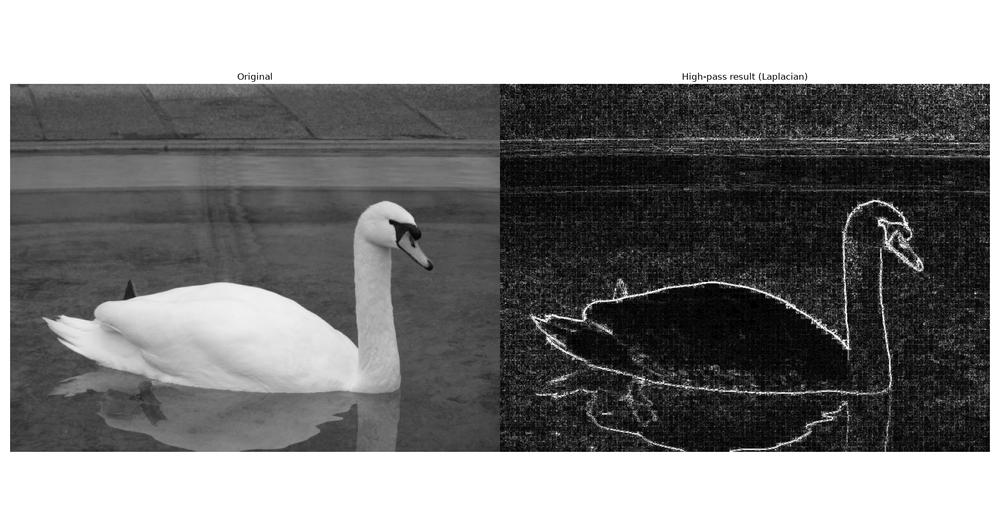
#> input picture src/hpf/laplacian.png, 1000 x 514 px, shrunk from 1884 x 968 before the run
$ python laplacian.py laplacian.png
#> lines starting #> are read from the running program, lines starting #| are printed output that depends on the picture
import sys

import numpy as np
from PIL import Image
import matplotlib.pyplot as plt

LAPLACIAN = np.array([[ 0, -1,  0],
                      [-1,  4, -1],
                      [ 0, -1,  0]], dtype=float)

# SHARPEN_AMOUNT = 1.0


def load_image(path):
    image = Image.open(path).convert("L")

    return np.array(image)


def apply_mask(image, mask):
    height, width = image.shape
    size = 3
    border = size // 2

    padded = np.pad(image, border, mode="edge")

    result = np.zeros((height, width))

    for y in range(height):
        for x in range(width):
            window = padded[y : y + size, x : x + size]

            result[y, x] = (window * mask).sum()

    return result


def show_results(original, high_pass):
    figure, (original_axis, high_pass_axis) = plt.subplots(1, 2, figsize=(15, 5))

    original_axis.imshow(original, cmap="gray", vmin=0, vmax=255)
    original_axis.set_title("Original")

    edge_strength = np.abs(high_pass)
    high_pass_axis.imshow(edge_strength, cmap="gray", vmin=0, vmax=np.percentile(edge_strength, 99))
    high_pass_axis.set_title("High-pass result (Laplacian)")


    for axis in (original_axis, high_pass_axis):
        axis.axis("off")

    plt.tight_layout()
    plt.show()


def main():
    if len(sys.argv) != 2:
        print("Usage: python laplacian.py <image_path>")
        sys.exit(1)

    original = load_image(sys.argv[1])

    high_pass = apply_mask(original, LAPLACIAN)
#> in apply_mask, `padded = np.pad(image, border, mode="edge")`:
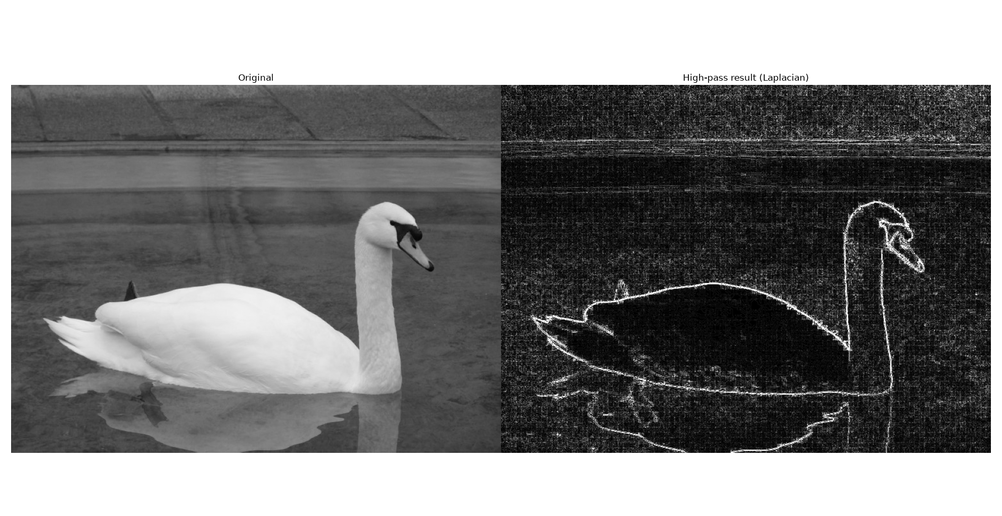
#> padded: shape (516, 1002); min 0, max 255, mean 126.4
#> after the loop in apply_mask, `for y in range(height):`:
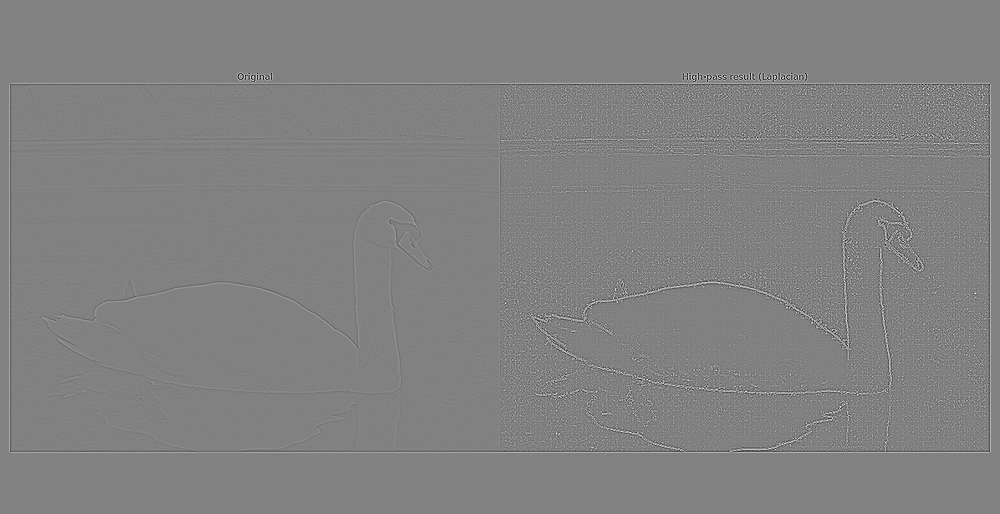
#> result: shape (514, 1000) float64; min -545, max 529, mean 0; drawn with min black and max white

    # sharpened = np.clip(original + SHARPEN_AMOUNT * high_pass, 0, 255)

    height, width = original.shape
#> height = 514; width = 1000
    print(f"Image size: {width} x {height} pixels")
#| Image size: 1000 x 514 pixels

    show_results(original, high_pass)
#> in show_results, `edge_strength = np.abs(high_pass)`:
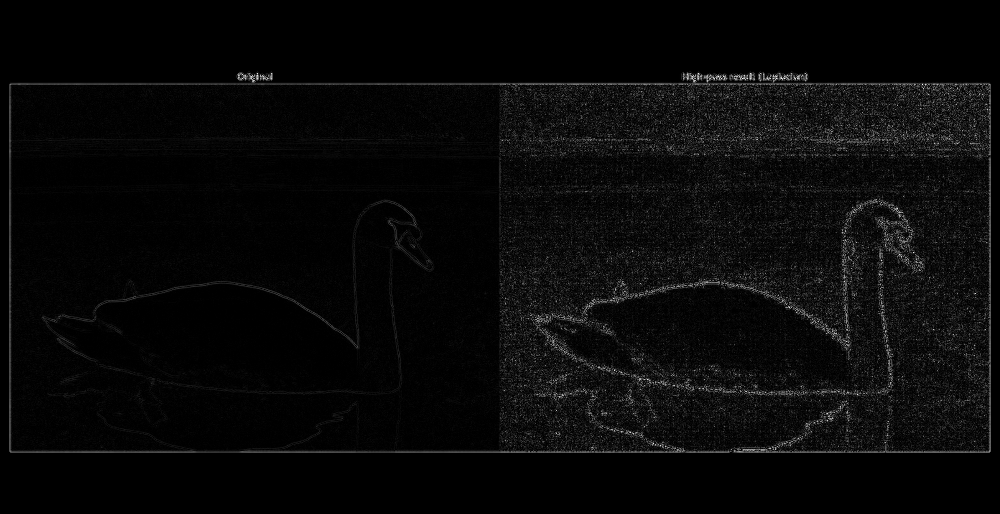
#> edge_strength: shape (514, 1000) float64; min 0, max 545, mean 19.3; drawn with min black and max white
#> in show_results, `plt.show()`:
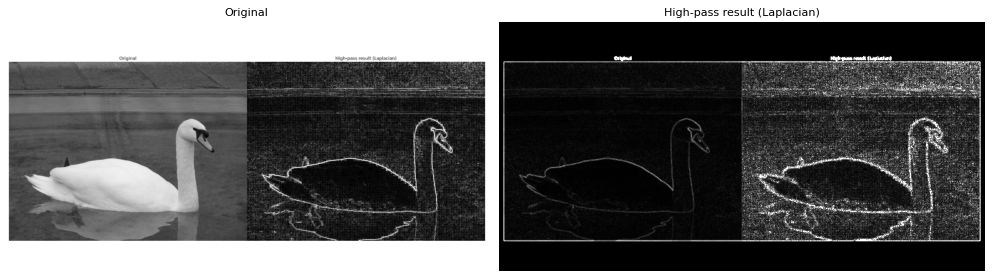
#> figure drawn by matplotlib, 2 panels


if __name__ == "__main__":
    main()
